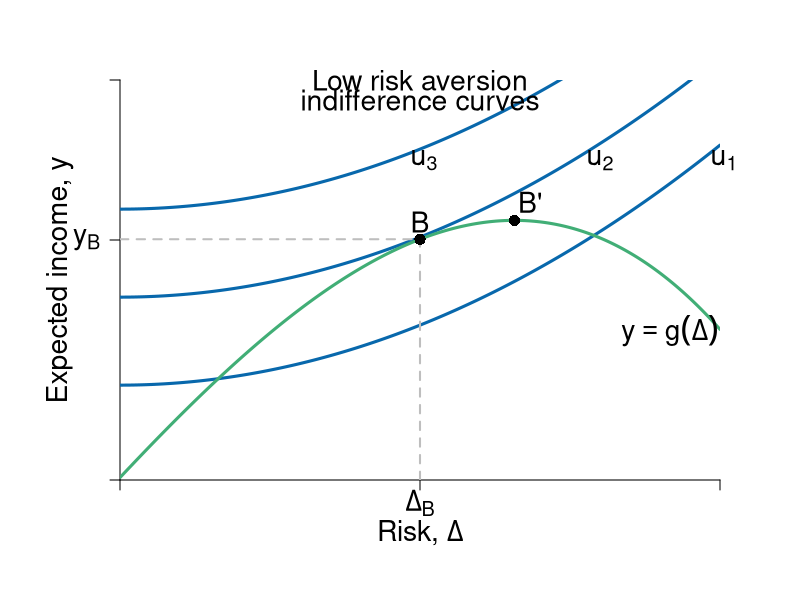

Generate this figure with R:
#Graph Designer: Simon Halliday & Riley Boeth '17
#Authors: Bowles, Foley and Halliday
#Title: Coordination, Conflict and Competition: A Text in Microeconomics

library(shape)
require(shape)
pdf(file = "capitalism/risks_feasible_low.pdf", width = 10, height = 8)


#Set parameters for graphics
axislabelsize <- 1.7
labelsize <- 1.7
graphlinewidth <- 3
segmentlinewidth <- 2

COL <- c("#7fc97f", "#beaed4", "#fdc086", "#ffff99", "#386cb0", "#f0027f", "#bf5b17", "#666666")
COLA <- c("#e0f3db", "#99d8c9","#66c2a4","#41ae76", "#238b45", "#005824")
COLB <- c("#c6dbef", "#4eb3d3", "#2b8cbe", "#0868ac","#084081")
COLC <- c("#fcfbfd", "#efedf5", "#dadaeb", "#bcbddc", "#9e9ac8", "#807dba", "#6a51a3", "#54278f", "#3f007d")

#Edited the margins to cater for the larger LHS labels
par(mar =  c(6, 6, 4, 4))

#Indifference curves of a risk-averse homo economicus (1st graph out of the two for 4.7)

indiffA1 <- function(x, uA = 5, rmax=  .7, xmax = 15) {
  uA + (1/2)*(rmax/xmax)*(x^2)
}

#rmax*x
#indiffA <- function(x, ua=2) {
#  ua + (1/12)*(x)^2
#}

#Average wealth function 

avgwealth <- function(x,y){
  (1.08)*((-1/35)*(((-((.9)*x-36))^2))+36.8+((-1/10)*(x-4)+(-1/1000)*((x-3)^3)))
}

#Add limits on axes and levels of utility for each indifference curve
ylims <- c(0, 35)
xlims <- c(0, 30)

npts <- 501 
x <- seq(xlims[1], xlims[2], length.out = npts)
y <- seq(ylims[1], ylims[2], length.out = npts) 

plot(0, 0, xlim = xlims, ylim = ylims, type = "n",
     xlab = expression(paste("")),
     ylab = expression(paste("")), 
     xaxt = "n", 
     yaxt = "n", 
     cex.lab = axislabelsize, 
     bty = "n", 
     xaxs="i", 
     yaxs="i"
)

#x and y limits with plain axes without ticks/numbers to match previous graph

ticksx <- c(0, 15, xlims[2])
xlabels <- c(NA, expression(paste(Delta[B])), NA)
ticksy <- c(0, 21, ylims[2])
ylabels <- c(NA, expression(paste(y[B])), NA)



axis(1, at = ticksx,  pos = 0, labels = xlabels, cex.axis = axislabelsize)
axis(2, at = ticksy,  pos = 0, labels = ylabels, las = 1, cex.axis = axislabelsize)

npts <- 500 
xx1 <- seq(xlims[1], xlims[2], length.out = npts)
xx2 <- seq(0, xlims[2], length.out = npts)
xx3 <- seq(xlims[1], 0, length.out = npts)
xx4 <- seq(-11, 0, length.out = npts)


lines(xx1, indiffA1(xx1, uA= 8.3), col = COLB[4], lwd = graphlinewidth)
lines(xx1, indiffA1(xx1, uA = 16), col = COLB[4], lwd = graphlinewidth)
lines(xx1, indiffA1(xx1, uA = 23.7), col = COLB[4], lwd = graphlinewidth)
lines(xx1, avgwealth(xx1), col = COLA[4], lwd = graphlinewidth)


#Axis labels and draw linear utility function
mtext(expression(paste("Risk, ", Delta)), side = 1, line = 2.5, cex = axislabelsize)
text(-3, 0.5*ylims[2], expression(paste("Expected income, ", y)), xpd = TRUE, cex = axislabelsize, srt = 90) 

text(29-1.5, avgwealth(29)-2, expression(paste(y == g(Delta))), xpd = TRUE, cex = labelsize)

#Label various points on line

# text(2, avgwealth(2)+1.2, expression(paste("a")), cex = labelsize)
# text(5, avgwealth(5)+1.2, expression(paste("b")), cex = labelsize)
# points(5, avgwealth(5), pch = 16, col = "black", cex = 1.5)
# points(2, avgwealth(2), pch = 16, col = "black", cex = 1.5)
# 
# segments(25, 0, 25, avgwealth(25), lty = 2, col = "gray", lwd = segmentlinewidth)
# points(25, avgwealth(25), pch = 16, col = "black", cex = 1.5)
# 
# text(23.63, avgwealth(23.63)+1.1, expression(paste("c")), cex = labelsize)
# points(23.63, avgwealth(23.63), pch = 16, col = "black", cex = 1.5)
# 
# text(20, avgwealth(20)+1, expression(paste(y[max])), cex = labelsize)
# segments(20, 0, 20, avgwealth(20), lty = 2, col = "gray", lwd = segmentlinewidth)
# points(20, avgwealth(20), pch = 16, col = "black", cex = 1.5)
# 
text(15, avgwealth(15)+1.5, expression(paste(B)), cex = labelsize)
segments(15, 0, 15, avgwealth(15), lty = 2, col = "gray", lwd = segmentlinewidth)
segments(0, avgwealth(15), 15, avgwealth(15), lty = 2, col = "gray", lwd = segmentlinewidth)
points(15, avgwealth(15), pch = 16, col = "black", cex = 1.5)

# segments(12, 0, 12, avgwealth(12), lty = 2, col = "gray", lwd = segmentlinewidth)
# points(12, avgwealth(12), pch = 16, col = "black", cex = 1.5)

#Label relevant points on axes

#text(8, -.9, expression(paste(Delta[e],"`")),  xpd = TRUE,  cex = labelsize)
#text(12, -.9, expression(paste(Delta[Rawls])), xpd = TRUE, cex = labelsize)
#text(15, -.9, expression(paste(Delta[e])),  xpd = TRUE,  cex = labelsize)
#text(20, -.9, expression(paste(Delta[max])),  xpd = TRUE,  cex = labelsize)
#text(25, -.9, expression(paste(Delta[Wealthiest], " "[Rich])),  xpd = TRUE,  cex = labelsize)


#Add arrow beside y axis and points on axis

# arrows(-1, avgwealth(21) + 10, -1, avgwealth(20) - 1, col = "black", code = 3, arr.type = "simple", lty = 1, xpd = TRUE, length = 0.1, angle = 40, lwd = 3)
# arrows(-1, avgwealth(21) - 12.5, -1, avgwealth(20) - 2.5, col = "black", code = 3, arr.type = "simple", lty = 1, xpd = TRUE, length = 0.1, angle = 40, lwd = 3)

#points(0, avgwealth(23)+12, pch = 16, col = "black", cex = 1.5, xpd = TRUE)
#points(0, avgwealth(23), pch = 16, col = "black", cex = 1.5,xpd = TRUE)
#points(0, avgwealth(23)-12, pch = 16, col = "black", cex = 1.5,xpd = TRUE)

#label the three indifference curves

text(15.2, 28, expression(paste(u[3])), xpd = TRUE, cex = labelsize)
text(24, 28, expression(paste(u[2])),  xpd = TRUE, cex = labelsize)
text(30.2, 28, expression(paste(u[1])),  xpd = TRUE, cex = labelsize)

#Label average wealth curve and indifference curves generally

# text(34, avgwealth(30)+1.5, expression(paste("Average Wealth")), xpd = TRUE, cex = labelsize)
# text(34, avgwealth(30), expression(paste("Function")), xpd = TRUE, cex = labelsize)
# text(34, avgwealth(30)-1.5, expression(paste(y, " = (",Delta,") g")), xpd = TRUE, cex = labelsize)

#text(17, 38.5, expression(paste("Inequality Averse")), xpd = TRUE, cex = labelsize)
text(15, 35, expression(paste("Low risk aversion")), xpd = TRUE, cex = labelsize)
text(15, 33.2, expression(paste("indifference curves")), xpd = TRUE, cex = labelsize)

# label max
points(19.72, 22.718, pch = 16, col = "black", cex = 1.5)
text(20.5, 24.3, expression(paste("B'")), xpd = TRUE, cex = labelsize)


dev.off()
